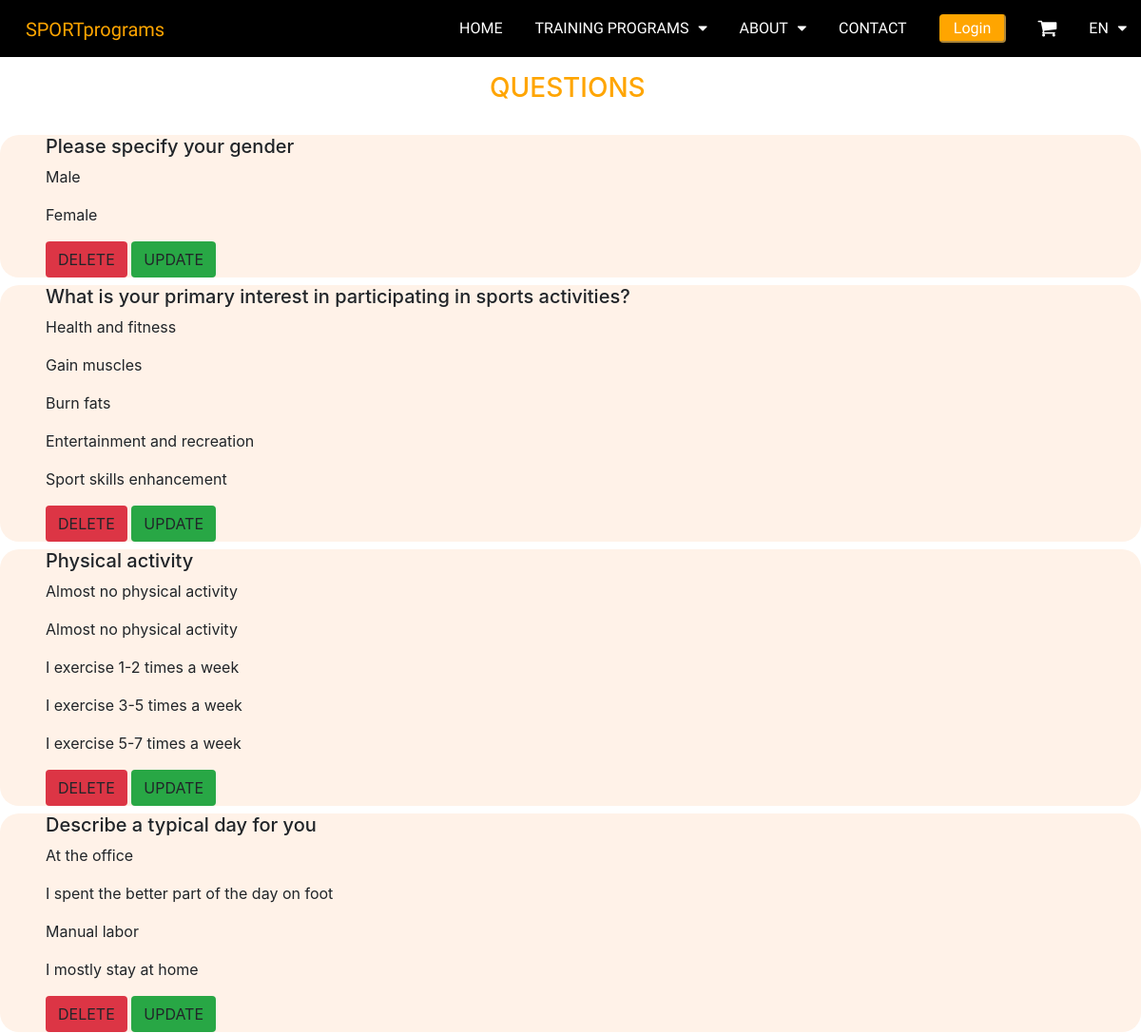
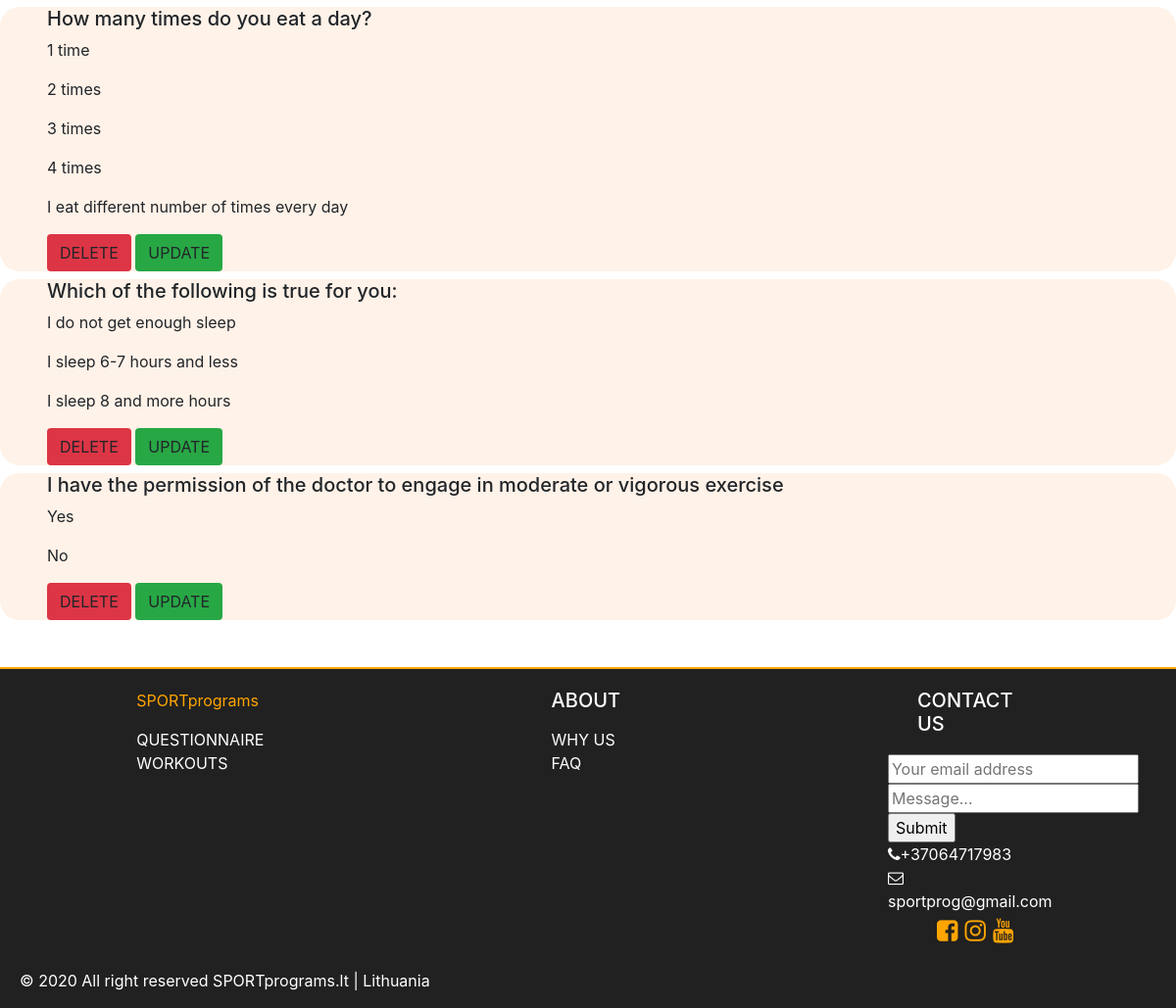
Page /Tomas/SVETAINĖ/page-admin-questions.php on the committed database (2 pictures, top to bottom).
### tables this page shows
CREATE TABLE `questions` (
  `id` int(11) NOT NULL,
  `question` varchar(250) NOT NULL,
  `answer1` varchar(250) NOT NULL,
  `answer2` varchar(250) NOT NULL,
  `answer3` varchar(250) NOT NULL,
  `answer4` varchar(250) NOT NULL,
  `answer5` varchar(250) NOT NULL
);

### Tomas/SVETAINĖ/models/prisijungimas-db.php (called while the page is built, shortened)
<?php
$prisijungimas =  mysqli_connect( DB_TIPAS, MYSQL_USER_VARDAS, MYSQL_USER_PASS, DB_PAVADINIMAS);
mysqli_set_charset($prisijungimas, "UTF8");
function getPrisijungimas() {
global $prisijungimas;
if ($prisijungimas == false) {
        if (DEBUG_MODE > 0) {
            echo "ERROR: nepavyko prisijungti prie DB !!!! <br>";
            echo  mysqli_connect_error($prisijungimas);
        }
        return NULL;
} else {
        return $prisijungimas;
}
}

### Tomas/SVETAINĖ/models/questions.php (called while the page is built, shortened)
<?php
include("prisijungimas-db.php");
function getQuestions($kiekis = 9999999) {
     $manoSQL = "SELECT * FROM questions LIMIT $kiekis ";
     $rezultataiMysqlObjek = mysqli_query(getPrisijungimas(), $manoSQL);
     return $rezultataiMysqlObjek;
}

### Tomas/SVETAINĖ/page-admin-questions.php (the view, shortened to what this page needs)
<?php
require_once('view/header-navigacija.php');
require_once('models/questions.php');
 ?>
 <div class="con
 tainer admin-questions">
 <div class="row admin-h3">
   <div class="col mt-3  mb-3">
     <h3>QUESTIONS</h3>
   </div>
 </div>
 <div class="row mb-5">
   <div class="col">
 <?php
  $visiKlausimai = getQuestions();
  while ($klausimas = mysqli_fetch_assoc($visiKlausimai)) { ?>
  <section class="page-admin-questions">
  <h5 class="mt-2 ml-5 "> <?php echo $klausimas['question']; ?></h5>
  <p class="mt-2 ml-5 "> <?php echo $klausimas['answer1'] ; ?></p>
  <p class="mt-2 ml-5 "> <?php echo $klausimas['answer2']; ?></p>
  <p class="mt-2 ml-5 "> <?php echo $klausimas['answer3']; ?></p>
  <p class="mt-2 ml-5 "> <?php echo $klausimas['answer4']; ?></p>
  <p class="mt-2 ml-5 "> <?php echo $klausimas['answer5']; ?></p>
  <?php  echo "<a href='controlers/delete-question.php?id=$klausimas[id] ' class='btn bg-danger del-btn ml-5' > DELETE </a>"?>
  <?php  echo  "<a href='update-page.php?id=$klausimas[id]' class='btn bg-success del-btn '>UPDATE</a> <br />"?>
</section>
<?php } ?>
</div>
</div>
</div>

### Tomas/SVETAINĖ/css/style.css (style rules this page uses)
body { margin: 0; padding: 0; }
html { scroll-behavior: smooth; }
.admin-h3 { width: 200px; margin-left: auto; margin-right: auto; color: orange; }
.page-admin-questions { background-color: #FFF2E8; border-radius: 20px; }
.admin-questions { margin-top: 60px; }

### rows in the picture
questions: question "Please specify your gender", answer1 "Male", answer2 "Female"
questions: question "What is your primary interest in participating in sports activities?", answer1 "Health and fitness", answer2 "Gain muscles", answer3 "Burn fats", answer4 "Entertainment and recreation", answer5 "Sport skills enhancement"
questions: question "Physical activity", answer1 "Almost no physical activity", answer2 "Almost no physical activity", answer3 "I exercise 1-2 times a week", answer4 "I exercise 3-5 times a week", answer5 "I exercise 5-7 times a week"
questions: question "Describe a typical day for you", answer1 "At the office", answer2 "I spent the better part of the day on foot", answer3 "Manual labor", answer4 "I mostly stay at home"
questions: question "How many times do you eat a day?", answer1 "1 time", answer2 "2 times", answer3 "3 times", answer4 "4 times", answer5 "I eat different number of times every day"
questions: question "Which of the following is true for you:", answer1 "I do not get enough sleep", answer2 "I sleep 6-7 hours and less", answer3 "I sleep 8 and more hours"
questions: question "I have the permission of the doctor to engage in moderate or vigorous exercise", answer1 "Yes", answer2 "No"
